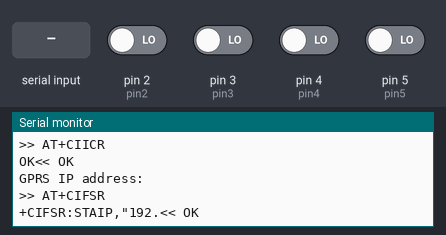
Bench run of a sketch on a simulated Arduino Uno, built with avr-gcc and run on an emulated ATmega328P. Shown: the last lines printed to the serial monitor. Inputs (shaded band) come from the test bench; at power-on: pin 2 (pin2), pin 3 (pin3), pin 4 (pin4), pin 5 (pin5) LOW. The modem accepts every AT command (registered, SIM ready, sends succeed) and sends nothing else.

Above: at 6.3 s.
6.4 s: pin 4 (pin4) driven HIGH
At 7.6 s:
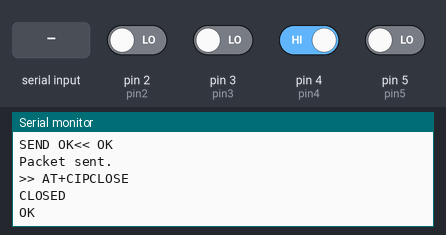
7.9 s: "AA01\n" received over the second serial link
At 8.4 s:
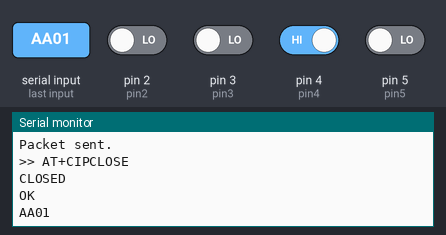
9.4 s: "ERROR" received over the second serial link
At 10.6 s:
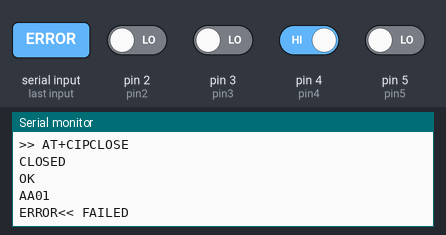
10.9 s: pin 3 (pin3) driven HIGH and pin 5 (pin5) driven HIGH
At 10.97 s:
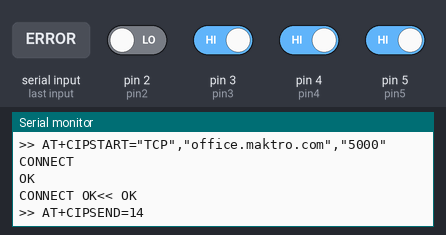
12.4 s: "FAIL" received over the second serial link
At 13.0 s:
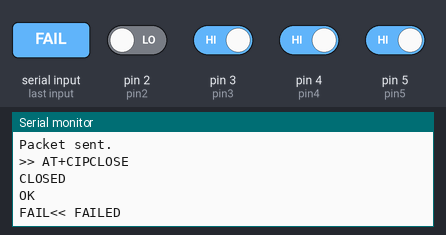
13.9 s: pin 3 (pin3) driven LOW and pin 4 (pin4) driven LOW
At 14.4 s:
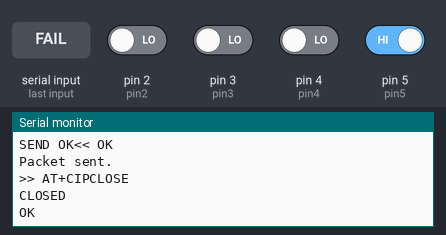

The sketch:

Sensor_Sim800L_TCP_2.ino
```cpp
/*
  Merged farmware: Sensor monitor + Arduino Uno + SIM800L TCP sender
  (self-healing version)

  === What this is ===
  Combines two original sketches:
    1) Digital pin sensor monitor (pins 2-5: remote lock/unlock,
       motion sensor, door sensor) that used to just Serial.println()
       the event name.
    2) SIM800L TCP "heartbeat" sender that sent the fixed text "Test"
       to a TCP server every 15 seconds.

  === What changed ===
  Whenever a sensor event fires (motion sensor / door sensor / remote
  lock / remote unlock), instead of only printing to Serial, that exact
  event string is now sent to the TCP server IMMEDIATELY.

  The periodic 15-second heartbeat still runs on its own timer and still
  sends "Test" - unchanged. Sensor events are separate, immediate sends
  and do not wait for the heartbeat timer.

  IMPORTANT DESIGN NOTE ON SPEED:
  The original heartbeat sketch tore down and fully rebuilt the GPRS
  context (AT+CIPSHUT, AT+CGATT, AT+CSTT, AT+CIICR) on every single send.
  That full bring-up genuinely takes several seconds to ~15+ seconds on
  real hardware - so doing it for every sensor event as well made events
  look like they were "waiting 15 seconds" even though nothing was
  actually delaying them on purpose.

  To make sensor/remote events fast, GPRS is now kept attached
  persistently once it comes up:
    - On boot (and after any failure), a full GPRS bring-up is done once.
    - Every send after that (sensor event OR heartbeat) just does a quick
      AT+CIPSTART / AT+CIPSEND / AT+CIPCLOSE on the already-live GPRS
      context - no re-attach, so it's fast.
    - If a quick send fails (session dropped, etc.), the code
      automatically falls back to a full GPRS re-bring-up and retries
      once.
  The UART-sleep disable and the consecutive-failure soft-reset watchdog
  are unchanged.

  Wiring:
    Sensor inputs: pin2, pin3, pin4, pin5 (digital, as in the original
                   sensor sketch)
    SIM800L TX  -> Arduino D7
    SIM800L RX  <- Arduino D8 via level shifter / resistor divider
    SIM800L GND -> Arduino GND

  SIM800L power:
    Use a dedicated stable 3.7-4.2 V supply capable of 2 A bursts.
    Do NOT power the SIM800L from the Arduino Uno 5 V pin.

  Open Arduino Serial Monitor at 115200 baud.
*/

#include <SoftwareSerial.h>

// ===== Sensor pins (unchanged from original sensor sketch) =====
const int pin2 = 2;
const int pin3 = 3;
const int pin4 = 4;
const int pin5 = 5;

int lastP2, lastP3, lastP4, lastP5;

// ===== SIM800L / TCP config (unchanged from original heartbeat sketch) =====
SoftwareSerial sim800(7, 8); // SoftwareSerial(RX, TX)

const unsigned long MODEM_BAUD = 9600;
const unsigned long DEBUG_BAUD = 115200;

// ===== EDIT THESE VALUES =====
const char APN[]      = "internet";
const char APN_USER[] = "";
const char APN_PASS[] = "";

const char SERVER[]   = "office.maktro.com";
const uint16_t PORT   = 5000;
// =============================

// ===== Binary protocol config =====
// Packet layout: [HEADER 1B][TYPE 1B][LENGTH 2B big-endian][DATA 0-2B][CHECKSUM 1B][TRAILER 1B]
// CHECKSUM = XOR of TYPE byte, both LENGTH bytes, and all DATA bytes.
const uint8_t PKT_HEADER  = 0xAA;
const uint8_t PKT_TRAILER = 0xF4;

const uint8_t TYPE_HEARTBEAT    = 0x00;
const uint8_t TYPE_SENSOR_EVENT = 0x01;

// Sensor event codes (sent as the 1-byte DATA payload)
const uint8_t EVT_REMOTE_LOCK   = 0x01;
const uint8_t EVT_REMOTE_UNLOCK = 0x02;
const uint8_t EVT_MOTION_SENSOR = 0x03;
const uint8_t EVT_DOOR_SENSOR   = 0x04;

const uint8_t MAX_PACKET_LEN = 8; // header+type+len(2)+data(max 2)+checksum+trailer
const uint8_t MAX_HEX_LEN    = MAX_PACKET_LEN * 2 + 1; // 2 ASCII chars per byte + null terminator

// Converts raw packet bytes into an ASCII hex string (uppercase, no separators),
// e.g. {0xAA, 0x01} -> "AA01". outHex must be at least (2*len + 1) bytes.
// Returns the string length (2*len), not counting the null terminator.
uint8_t toHexString(const uint8_t *packet, uint8_t len, char *outHex) {
  const char hexDigits[] = "0123456789ABCDEF";

  for (uint8_t i = 0; i < len; i++) {
    outHex[i * 2]     = hexDigits[(packet[i] >> 4) & 0x0F];
    outHex[i * 2 + 1] = hexDigits[packet[i] & 0x0F];
  }
  outHex[len * 2] = '\0';

  return len * 2;
}

const unsigned long HEARTBEAT_INTERVAL = 15000UL; // 15 seconds
const byte MAX_CONSECUTIVE_FAILURES    = 4;        // soft-reset modem after this many full failed cycles in a row

char lastReply[220];
byte consecutiveFailures = 0;
unsigned long lastHeartbeatMillis = 0;
bool gprsReady = false; // true once GPRS is attached and kept live between sends

// ---------------------------------------------------------------
// Low-level modem helpers (unchanged from original heartbeat sketch)
// ---------------------------------------------------------------

void clearModemInput() {
  while (sim800.available()) {
    sim800.read();
  }
}

bool waitFor(const char *expected, unsigned long timeoutMs) {
  unsigned long started = millis();
  size_t position = 0;

  lastReply[0] = '\0';

  while (millis() - started < timeoutMs) {
    while (sim800.available()) {
      char c = sim800.read();

      // Print every SIM800L response in Serial Monitor
      Serial.write(c);

      if (position < sizeof(lastReply) - 1) {
        lastReply[position++] = c;
        lastReply[position] = '\0';
      }

      if (strstr(lastReply, expected) != NULL) {
        Serial.println(F("<< OK"));
        return true;
      }

      if (strstr(lastReply, "ERROR") != NULL ||
          strstr(lastReply, "FAIL") != NULL) {
        Serial.println(F("<< FAILED"));
        return false;
      }
    }
  }

  Serial.print(F("\n<< TIMEOUT. Expected: "));
  Serial.println(expected);
  return false;
}

bool sendAT(const char *command, const char *expected, unsigned long timeoutMs) {
  clearModemInput();

  Serial.print(F("\n>> "));
  Serial.println(command);

  sim800.println(command);
  return waitFor(expected, timeoutMs);
}

bool registeredOnNetwork() {
  if (!sendAT("AT+CREG?", "OK", 5000)) {
    return false;
  }

  // ,1 = registered on home network
  // ,5 = registered while roaming
  return strstr(lastReply, ",1") != NULL ||
         strstr(lastReply, ",5") != NULL;
}

bool waitForNetwork() {
  Serial.println(F("\n--- Checking mobile network ---"));

  for (byte attempt = 0; attempt < 30; attempt++) {
    if (registeredOnNetwork()) {
      Serial.println(F("Network registered."));
      return true;
    }

    Serial.println(F("Not registered. Retrying..."));
    delay(2000);
  }

  Serial.println(F("Network registration failed."));
  return false;
}

bool startGprs() {
  Serial.println(F("\n--- Starting GPRS (full clean bring-up) ---"));

  // Always tear down any previous IP session first. It is okay if this
  // "fails" because there was nothing to tear down.
  sendAT("AT+CIPSHUT", "SHUT OK", 15000);

  if (!sendAT("AT+CGATT=1", "OK", 30000)) {
    return false;
  }

  char command[110];

  snprintf(command, sizeof(command),
           "AT+CSTT=\"%s\",\"%s\",\"%s\"",
           APN, APN_USER, APN_PASS);

  if (!sendAT(command, "OK", 10000)) {
    return false;
  }

  if (!sendAT("AT+CIICR", "OK", 85000)) {
    return false;
  }

  Serial.println(F("\nGPRS IP address:"));

  // CIFSR returns an IP address, for example: 10.123.45.67
  if (!sendAT("AT+CIFSR", ".", 10000)) {
    return false;
  }

  return true;
}

// Builds a binary packet into outBuf and returns its total length.
// outBuf must be at least MAX_PACKET_LEN bytes. data may be NULL if dataLen is 0.
uint8_t buildPacket(uint8_t type, const uint8_t *data, uint8_t dataLen, uint8_t *outBuf) {
  uint8_t i = 0;

  outBuf[i++] = PKT_HEADER;
  outBuf[i++] = type;
  outBuf[i++] = (dataLen >> 8) & 0xFF; // length high byte
  outBuf[i++] = dataLen & 0xFF;        // length low byte

  uint8_t checksum = type ^ outBuf[2] ^ outBuf[3];

  for (uint8_t d = 0; d < dataLen; d++) {
    outBuf[i++] = data[d];
    checksum ^= data[d];
  }

  outBuf[i++] = checksum;
  outBuf[i++] = PKT_TRAILER;

  return i; // total packet length
}

// Sends a raw binary packet over TCP using AT+CIPSEND=<length>, which tells
// the modem exactly how many bytes to expect - no Ctrl+Z terminator needed.
// This matters for binary data: Ctrl+Z (0x1A) could otherwise appear as a
// legitimate data byte inside the packet and end the send early.
bool sendMessage(const uint8_t *packet, uint8_t len) {
  Serial.println(F("\n--- Connecting to server ---"));

  char command[110];

  snprintf(command, sizeof(command),
           "AT+CIPSTART=\"TCP\",\"%s\",\"%u\"",
           SERVER, PORT);

  if (!sendAT(command, "CONNECT OK", 30000)) {
    sendAT("AT+CIPSTATUS", "OK", 5000); // printed to Serial Monitor for debugging
    sendAT("AT+CIPCLOSE", "CLOSE OK", 10000);
    return false;
  }

  snprintf(command, sizeof(command), "AT+CIPSEND=%u", len);

  if (!sendAT(command, ">", 10000)) {
    sendAT("AT+CIPCLOSE", "CLOSE OK", 10000);
    return false;
  }

  Serial.print(F("\n>> Sending TCP payload ("));
  Serial.print(len);
  Serial.print(F(" bytes): "));
  for (uint8_t b = 0; b < len; b++) {
    Serial.write(packet[b]);
  }
  Serial.println();

  sim800.write(packet, len);
  // No Ctrl+Z: AT+CIPSEND=<n> auto-sends once <n> bytes have been received.

  bool success = waitFor("SEND OK", 30000);

  if (success) {
    Serial.println(F("Packet sent."));
  }

  // Close connection; ignored if the server has already closed it.
  sendAT("AT+CIPCLOSE", "CLOSE OK", 10000);

  return success;
}

void modemSoftReset() {
  Serial.println(F("\n=== Too many failed cycles: soft-resetting modem (AT+CFUN=1,1) ==="));

  sendAT("AT+CFUN=1,1", "OK", 10000);
  delay(8000); // let the radio stack reboot

  for (byte attempt = 0; attempt < 10; attempt++) {
    if (sendAT("AT", "OK", 2000)) break;
    delay(1000);
  }

  sendAT("ATE0", "OK", 2000);
  sendAT("AT+CPIN?", "OK", 5000);
  sendAT("AT+CSQ", "OK", 5000);
  sendAT("AT+CSCLK=0", "OK", 5000); // must be reasserted, CFUN=1,1 reboots the module
}

// Does a full registration check + GPRS bring-up, and marks GPRS as
// "ready" (kept attached) on success.
bool bringUpGprs() {
  if (!registeredOnNetwork()) {
    Serial.println(F("Not registered on the mobile network yet."));
    return false;
  }

  if (!startGprs()) {
    Serial.println(F("GPRS bring-up failed."));
    gprsReady = false;
    return false;
  }

  gprsReady = true;
  return true;
}

// Sends payload as fast as possible: if GPRS is already attached, just
// does the quick CIPSTART/CIPSEND/CIPCLOSE. Only falls back to a full
// GPRS re-bring-up if GPRS wasn't ready yet or the quick send failed
// (e.g. the session silently dropped).
bool sendData(const uint8_t *packet, uint8_t len) {
  bool success = false;

  if (gprsReady) {
    success = sendMessage(packet, len);
    if (!success) {
      Serial.println(F("Quick send failed; GPRS session likely dropped."));
      gprsReady = false;
    }
  }

  if (!success) {
    if (bringUpGprs()) {
      success = sendMessage(packet, len);
      if (!success) {
        gprsReady = false;
      }
    }
  }

  return success;
}

// Wraps sendData() with the consecutive-failure watchdog / soft-reset
// logic, same as the original heartbeat loop had. Used for both sensor
// events and the periodic heartbeat.
bool sendWithWatchdog(const uint8_t *packet, uint8_t len) {
  bool ok = sendData(packet, len);

  if (ok) {
    consecutiveFailures = 0;
  } else {
    consecutiveFailures++;
    Serial.print(F("Consecutive failed sends: "));
    Serial.println(consecutiveFailures);

    if (consecutiveFailures >= MAX_CONSECUTIVE_FAILURES) {
      modemSoftReset();
      gprsReady = false; // force a fresh bring-up after a modem reset
      consecutiveFailures = 0;
    }
  }

  return ok;
}

// ---------------------------------------------------------------
// Sensor handling (unchanged decision logic from original sensor sketch,
// except each matched event is now also sent over TCP)
// ---------------------------------------------------------------

void checkSensors() {
  int p2 = digitalRead(pin2);
  int p3 = digitalRead(pin3);
  int p4 = digitalRead(pin4);
  int p5 = digitalRead(pin5);

  bool changed = (p2 != lastP2) || (p3 != lastP3) ||
                 (p4 != lastP4) || (p5 != lastP5);

  if (changed) {
    const char *event = NULL;
    uint8_t eventCode = 0;

    if (p5 == 1 && p2 == 0 && p3 == 0 && p4 == 0) {
      event = "remote lock";
      eventCode = EVT_REMOTE_LOCK;
    } else if (p4 == 1 && p2 == 0 && p3 == 0 && p5 == 0) {
      event = "remote unlock";
      eventCode = EVT_REMOTE_UNLOCK;
    } else if (p2 == 1 && p5 == 1 && p3 == 0 && p4 == 0) {
      event = "motion sensor";
      eventCode = EVT_MOTION_SENSOR;
    } else if (p3 == 1 && p4 == 1 && p5 == 1 && p2 == 0) {
      event = "door sensor";
      eventCode = EVT_DOOR_SENSOR;
    }

    if (event != NULL) {
      Serial.println(event);

      uint8_t packet[MAX_PACKET_LEN];
      uint8_t data[1] = { eventCode };
      uint8_t packetLen = buildPacket(TYPE_SENSOR_EVENT, data, 1, packet);

      char hexPacket[MAX_HEX_LEN];
      uint8_t hexLen = toHexString(packet, packetLen, hexPacket);

      sendWithWatchdog((const uint8_t *)hexPacket, hexLen); // send this event's data to the TCP server, immediately
    }

    lastP2 = p2;
    lastP3 = p3;
    lastP4 = p4;
    lastP5 = p5;
  }
}

// ---------------------------------------------------------------
// Setup / loop
// ---------------------------------------------------------------

void setup() {
  Serial.begin(DEBUG_BAUD);

  pinMode(pin2, INPUT);
  pinMode(pin3, INPUT);
  pinMode(pin4, INPUT);
  pinMode(pin5, INPUT);

  lastP2 = digitalRead(pin2);
  lastP3 = digitalRead(pin3);
  lastP4 = digitalRead(pin4);
  lastP5 = digitalRead(pin5);

  sim800.begin(MODEM_BAUD);

  Serial.println(F("\n\nSensor + SIM800L TCP sender"));
  Serial.println(F("Starting modem..."));

  delay(5000);

  bool modemFound = false;

  for (byte attempt = 0; attempt < 5; attempt++) {
    if (sendAT("AT", "OK", 2000)) {
      modemFound = true;
      break;
    }
    delay(1000);
  }

  if (!modemFound) {
    Serial.println(F("\nSIM800L not found."));
    Serial.println(F("Check power, GND, D7/D8 wiring, and 9600 baud rate."));

    while (true) {
      delay(1000);
    }
  }

  sendAT("ATE0", "OK", 2000);      // Disable command echo
  sendAT("AT+CPIN?", "OK", 5000);  // SIM status
  sendAT("AT+CSQ", "OK", 5000);    // Signal quality
  sendAT("AT+CSCLK=0", "OK", 5000); // Disable UART sleep mode - without this the
                                     // module stops answering after ~15s of idle

  waitForNetwork();

  // Bring GPRS up once at boot so the very first sensor event doesn't
  // have to pay the full bring-up cost - it can just do a quick send.
  bringUpGprs();

  lastHeartbeatMillis = millis();
}

void loop() {
  // Check sensors on every pass (fast, non-blocking) so an event can
  // trigger an immediate TCP send without waiting for the heartbeat timer.
  checkSensors();

  // Periodic keepalive heartbeat, still sends "Test" every 15 seconds,
  // independent of any sensor activity. Non-blocking wait so sensors
  // keep being polled while we wait for the interval to elapse.
  if (millis() - lastHeartbeatMillis >= HEARTBEAT_INTERVAL) {
    Serial.println(F("\n--- Heartbeat ---"));

    uint8_t packet[MAX_PACKET_LEN];
    uint8_t packetLen = buildPacket(TYPE_HEARTBEAT, NULL, 0, packet);

    char hexPacket[MAX_HEX_LEN];
    uint8_t hexLen = toHexString(packet, packetLen, hexPacket);

    sendWithWatchdog((const uint8_t *)hexPacket, hexLen);
    lastHeartbeatMillis = millis();
  }

  delay(20);
}
```

Measured:
- after the input at 6.4 s, the serial monitor: prints a new line at once (image 1)
- after the input at 7.9 s, the serial monitor: prints a new line at once (image 2)
- after the input at 9.4 s, the serial monitor: prints a new line at once (image 3)
- after the input at 10.9 s, the serial monitor: prints a new line at once (image 4)
- after the input at 12.4 s, the serial monitor: prints a new line at once (image 5)
- after the input at 13.9 s, the serial monitor: prints a new line at once (image 6)
